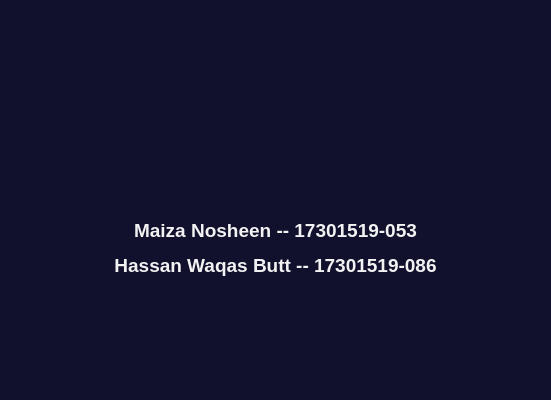
<?xml version="1.0" encoding="UTF-8"?>
<ui version="4.0">
 <class>Dialog</class>
 <widget class="QDialog" name="Dialog">
  <property name="geometry">
   <rect>
    <x>0</x>
    <y>0</y>
    <width>551</width>
    <height>400</height>
   </rect>
  </property>
  <property name="sizePolicy">
   <sizepolicy hsizetype="Expanding" vsizetype="Expanding">
    <horstretch>0</horstretch>
    <verstretch>0</verstretch>
   </sizepolicy>
  </property>
  <property name="minimumSize">
   <size>
    <width>500</width>
    <height>400</height>
   </size>
  </property>
  <property name="windowTitle">
   <string/>
  </property>
  <property name="styleSheet">
   <string notr="true">background-color: rgb(17, 17, 45);</string>
  </property>
  <layout class="QGridLayout" name="gridLayout">
   <item row="0" column="0">
    <widget class="QLabel" name="label_4">
     <property name="font">
      <font>
       <family>MS Shell Dlg 2</family>
       <pointsize>22</pointsize>
       <weight>75</weight>
       <italic>false</italic>
       <bold>true</bold>
      </font>
     </property>
     <property name="text">
      <string>&lt;html&gt;&lt;head/&gt;&lt;body&gt;&lt;p&gt;&lt;br/&gt;&lt;/p&gt;&lt;/body&gt;&lt;/html&gt;</string>
     </property>
    </widget>
   </item>
   <item row="1" column="0">
    <widget class="QLabel" name="label">
     <property name="text">
      <string/>
     </property>
     <property name="pixmap">
      <pixmap>logo.jpg</pixmap>
     </property>
     <property name="scaledContents">
      <bool>true</bool>
     </property>
    </widget>
   </item>
   <item row="2" column="0">
    <widget class="QLabel" name="label_2">
     <property name="font">
      <font>
       <family>MS Shell Dlg 2</family>
       <pointsize>22</pointsize>
       <weight>75</weight>
       <italic>false</italic>
       <bold>true</bold>
      </font>
     </property>
     <property name="text">
      <string>&lt;html&gt;&lt;head/&gt;&lt;body&gt;&lt;p align=&quot;center&quot;&gt;&lt;span style=&quot; font-size:14pt; font-weight:600; color:#f2f2f3;&quot;&gt;Maiza Nosheen -- 17301519-053&lt;/span&gt;&lt;/p&gt;&lt;p align=&quot;center&quot;&gt;&lt;span style=&quot; font-size:14pt; font-weight:600; color:#f2f2f3;&quot;&gt;Hassan Waqas Butt -- 17301519-086&lt;/span&gt;&lt;/p&gt;&lt;/body&gt;&lt;/html&gt;</string>
     </property>
    </widget>
   </item>
   <item row="3" column="0">
    <widget class="QLabel" name="label_3">
     <property name="font">
      <font>
       <family>MS Shell Dlg 2</family>
       <pointsize>22</pointsize>
       <weight>75</weight>
       <italic>false</italic>
       <bold>true</bold>
      </font>
     </property>
     <property name="text">
      <string>&lt;html&gt;&lt;head/&gt;&lt;body&gt;&lt;p&gt;&lt;br/&gt;&lt;/p&gt;&lt;/body&gt;&lt;/html&gt;</string>
     </property>
    </widget>
   </item>
  </layout>
 </widget>
 <resources/>
 <connections/>
</ui>
